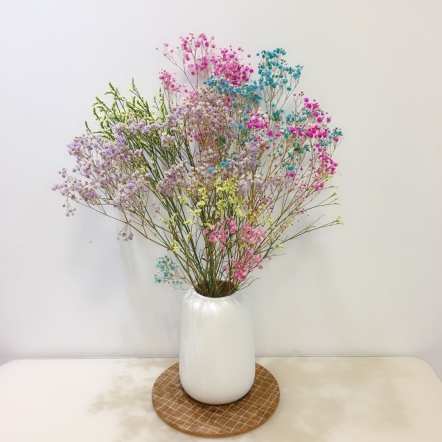
#> input picture images/flower.jpg, 442 x 442 px, found by its file name
$ jupyter execute --allow-errors '4-2 Draw_Hist_with_opencv.ipynb'   (shell and % lines are left out)
#> lines starting #> are read from the running program, lines starting #| are printed output that depends on the picture
### **直方图的绘制**

[cell 1]
# -*- coding:utf-8 -*-
import cv2 as cv
import numpy as np
import sys
import matplotlib
import matplotlib.pyplot as plt
# 设置中文字体
matplotlib.rcParams['font.family'] = 'simhei'
matplotlib.rcParams['axes.unicode_minus'] = False
rootpath = '/home/zomnk/python_ws/02-OpenCV4/images/'

[cell 2]
# 设定bins的数目
bins = np.arange(256).reshape(256, 1)

[cell 3]
def draw_grey_histogram(image):
    # 创建一个全0矩阵来绘制直方图
    new = np.zeros((image.shape[0], 256, 3))
    # 对图像进行直方图计算
    hist_item = cv.calcHist([image], [0], None, [256], [0, 256])
    # 对直方图进行归一化
    cv.normalize(hist_item, hist_item, 0, 255, cv.NORM_MINMAX)
    hist = np.int32(np.around(hist_item)) # 取整操作
    for x, y in enumerate(hist):
        cv.line(new, (x, 0), (x, y), (255, 255, 255))
    # 由于从顶部开始绘制，因此需要将矩阵进行翻转
    result = cv.flip(new, 0)
    return result

[cell 4]
def draw_bgr_histogram(image):
    # 创建一个3通道的全0矩阵以绘制直方图
    new = np.zeros((image.shape[0], 256, 3))
    # 声明BGR三种颜色
    bgr = [(255, 0, 0), (0, 255, 0), (0, 0, 255)]
    for i, col in enumerate(bgr):
        hist_item = cv.calcHist([image], [i], None, [256], [0, 256])
        cv.normalize(hist_item, hist_item, 0, 255, cv.NORM_MINMAX)
        hist = np.int32(np.around(hist_item)) # 取整操作
        # 将归一化后的矩阵和灰度值矩阵按列合并
        hist = np.int32(np.column_stack((bins, hist)))
        # False表示不绘制多边形
        cv.polylines(new, [hist], False, col)
    result = cv.flip(new, 0)
    return result

[cell 5]
# 读取图像并判断是否读取成功
img = cv.imread(rootpath +'flower.jpg')
#> img is the input picture: shape (442, 442, 3); mean B, G, R 190.5, 198.3, 205.4
if img is None:
    print('Failed to read flower.jpg')
    sys.exit

[cell 6]
# 将图片转换为灰度图像
gray = cv.cvtColor(img, cv.COLOR_BGR2GRAY)
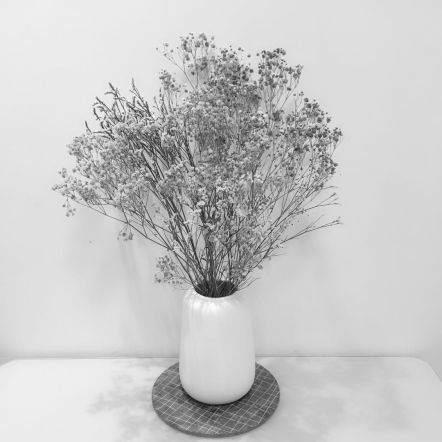
#> gray: shape (442, 442); min 21, max 253, mean 199.5
# 计算并绘制灰度图像的直方图和BGR图像的直方图
#> (the rest of this cell did not finish here and is left out)

#> in draw_grey_histogram, `hist_item = cv.calcHist([image], [0], None, [256], [0, 256])`: hist_item = 256 values, max 7720 at index 220, min 0 at index 0, mean 763.1
#> in draw_grey_histogram, `hist = np.int32(np.around(hist_item))`: hist = 256 values, max 255 at index 220, min 0 at index 0, mean 25.17
#> the loop in draw_grey_histogram, `for x, y in enumerate(hist):` made 1 pass
#> (x, y) on pass 1: (0, [0])
#> after the loop in draw_grey_histogram, `for x, y in enumerate(hist):`: new: shape (442, 256, 3) float64; every value is 0
bgr_histogram = draw_bgr_histogram(img)
plt.figure(figsize=(13,6))
plt.subplot(1, 3, 1)
plt.title('原始图像')
plt.imshow(img[:, :, [2, 1, 0]])
plt.subplot(1, 3, 2)
plt.title('灰度图像直方图')
plt.imshow(gray_histogram)
plt.subplot(1, 3, 3)
plt.title('BGR图像直方图')
plt.imshow(bgr_histogram)


$ run again, with images/ColorSaltPepperImage.jpg copied over images/flower.jpg
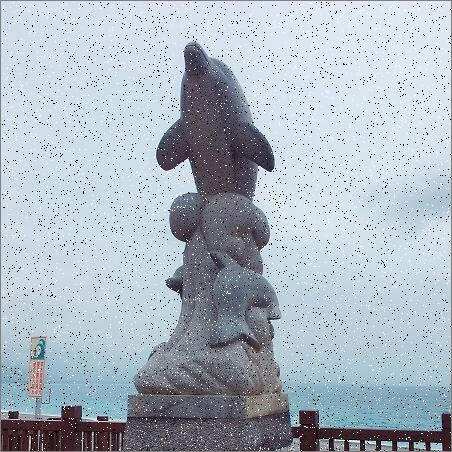
#> input picture images/ColorSaltPepperImage.jpg, 452 x 452 px, found by its file name
#> img is the input picture: shape (452, 452, 3); mean B, G, R 192.2, 182.3, 170.6
#> `gray = cv.cvtColor(img, cv.COLOR_BGR2GRAY)`:
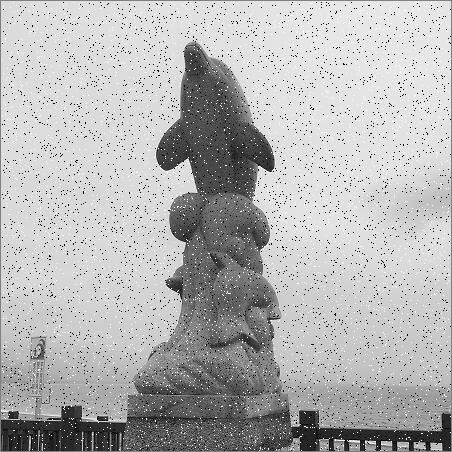
#> gray: shape (452, 452); min 0, max 255, mean 179.9
#> hist_item = 256 values, max 4730 at index 219, min 4 at index 255, mean 798.1
#> hist = 256 values, max 255 at index 219, min 0 at index 0, mean 42.84
#> the loop in draw_grey_histogram, `for x, y in enumerate(hist):` made 1 pass
#> (x, y) on pass 1: (0, [0])

$ run again, with images/Compare_Hist_1.jpg copied over images/flower.jpg
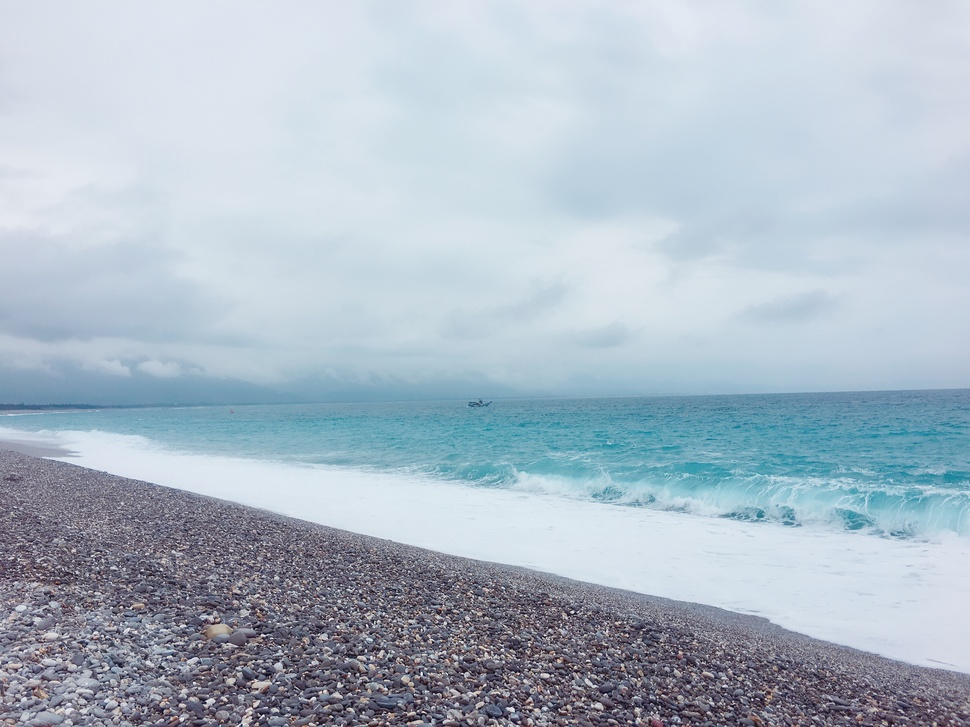
#> input picture images/Compare_Hist_1.jpg, 970 x 727 px, shrunk from 3264 x 2448 before the run, found by its file name
#> img is the input picture: shape (727, 970, 3); mean B, G, R 198.7, 186, 171.7
#> `gray = cv.cvtColor(img, cv.COLOR_BGR2GRAY)`:
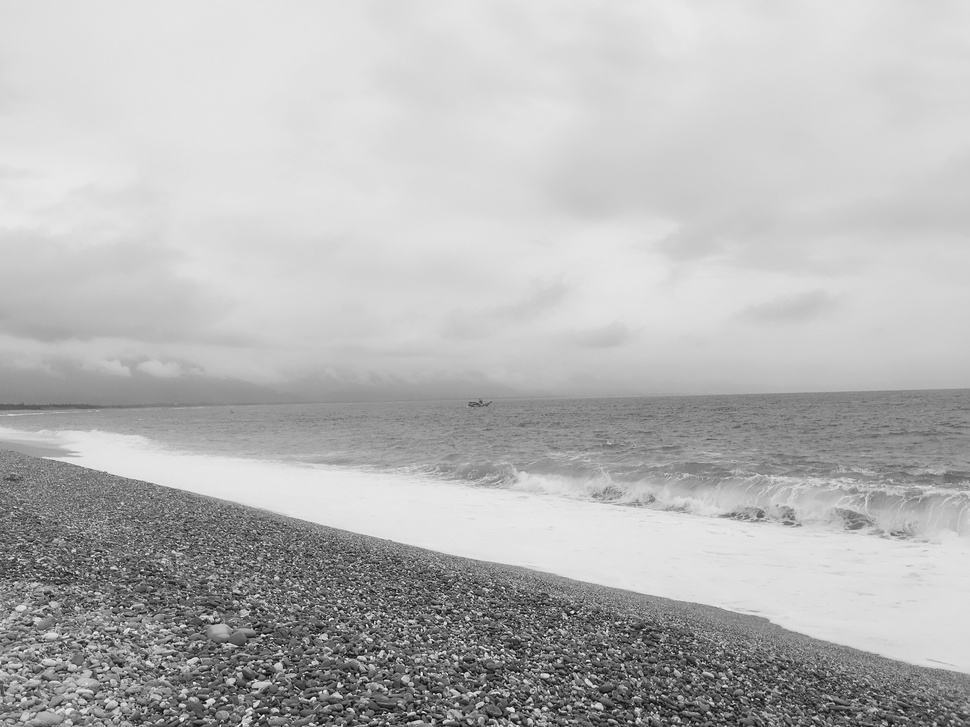
#> gray: shape (727, 970); min 1, max 254, mean 183.2
#> hist_item = 256 values, max 26322 at index 225, min 0 at index 0, mean 2754.6
#> hist = 256 values, max 255 at index 225, min 0 at index 0, mean 26.68
#> the loop in draw_grey_histogram, `for x, y in enumerate(hist):` made 1 pass
#> (x, y) on pass 1: (0, [0])

$ run again, with images/Compare_Hist_2.jpg copied over images/flower.jpg
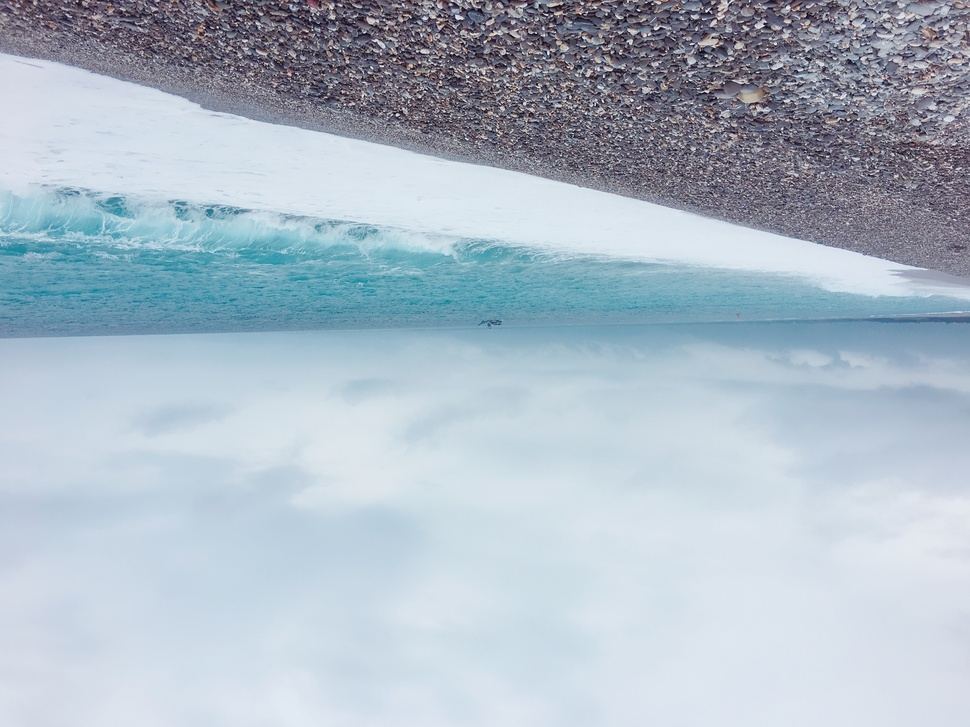
#> input picture images/Compare_Hist_2.jpg, 970 x 727 px, shrunk from 3264 x 2448 before the run, found by its file name
#> img is the input picture: shape (727, 970, 3); mean B, G, R 198.8, 186, 171.8
#> `gray = cv.cvtColor(img, cv.COLOR_BGR2GRAY)`:
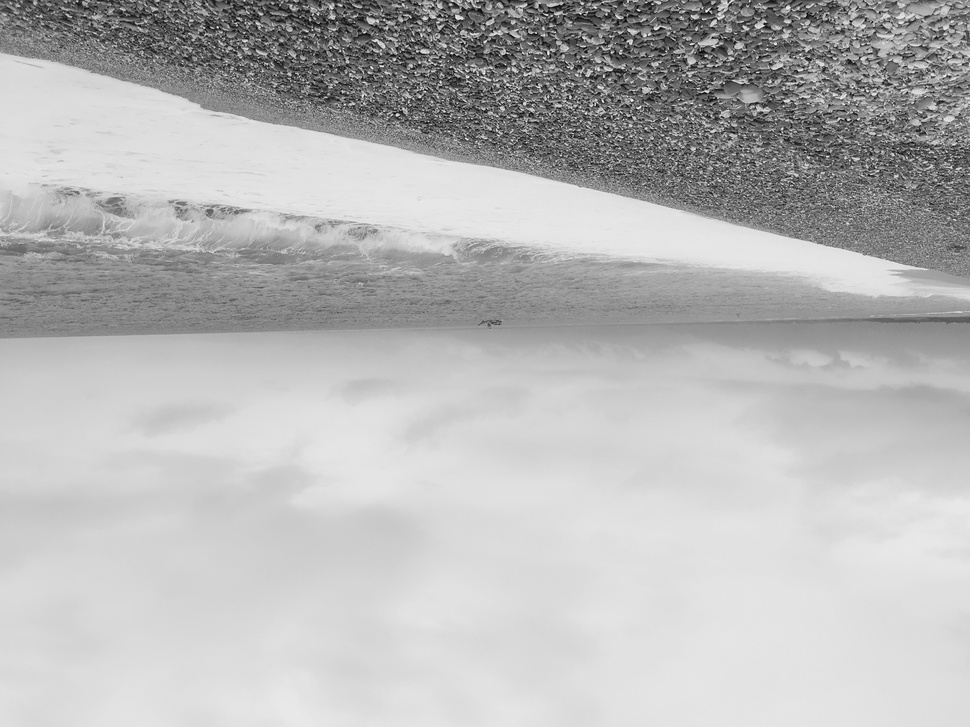
#> gray: shape (727, 970); min 2, max 254, mean 183.2
#> hist_item = 256 values, max 26097 at index 225, min 0 at index 0, mean 2754.6
#> hist = 256 values, max 255 at index 225, min 0 at index 0, mean 26.91
#> the loop in draw_grey_histogram, `for x, y in enumerate(hist):` made 1 pass
#> (x, y) on pass 1: (0, [0])
